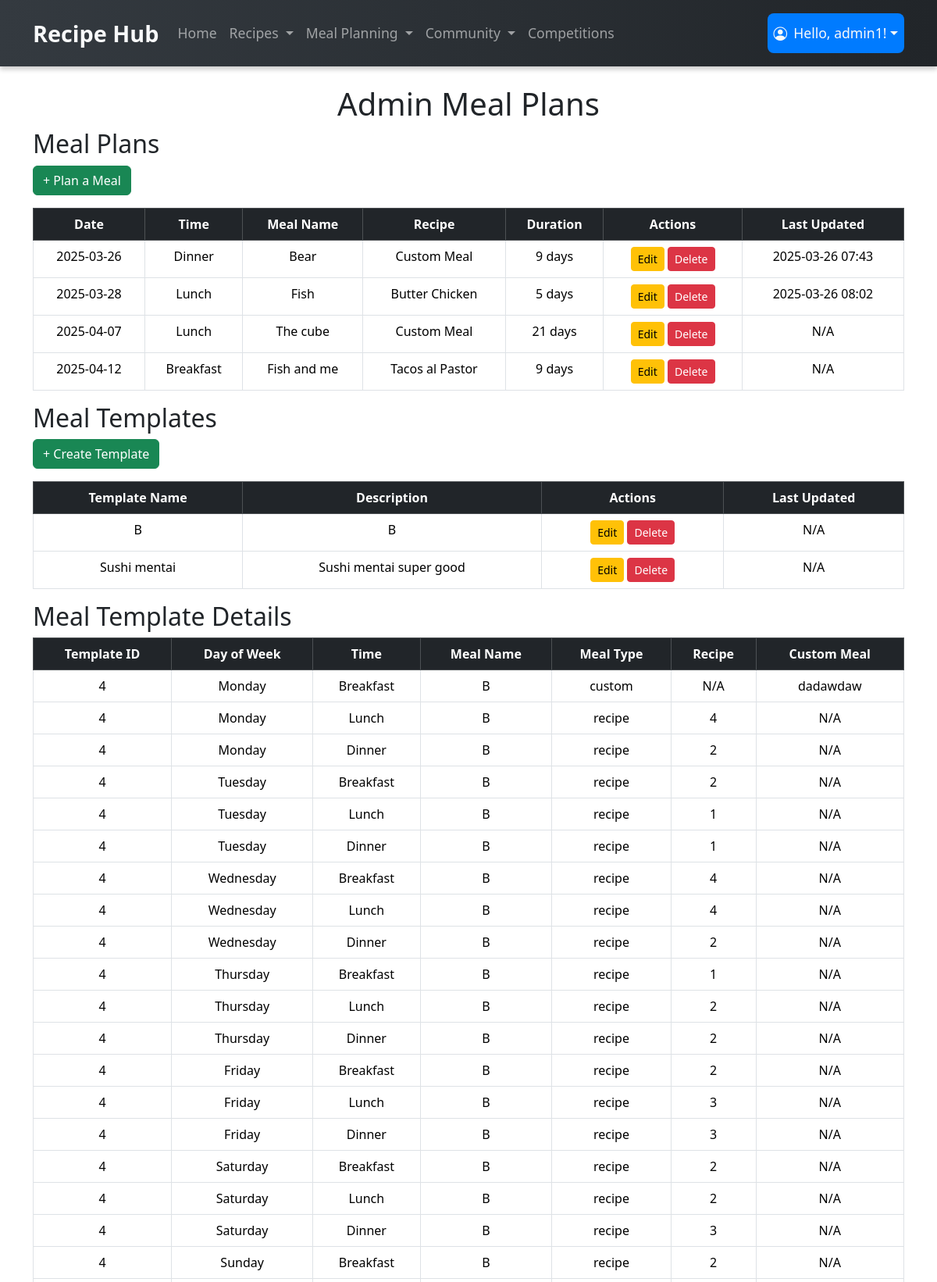
The app's page /meal_planning_module/meal_plan_admin.php (signed in, upper part) with its own data.
### tables this page shows
CREATE TABLE meal_plans (
    meal_id INT AUTO_INCREMENT PRIMARY KEY,
    user_id INT NOT NULL,
    meal_name VARCHAR(255) NOT NULL,
    meal_date DATE NOT NULL,
    meal_time ENUM('Breakfast','Lunch','Dinner') NOT NULL,
    meal_type ENUM('recipe','custom') NOT NULL,
    created_at TIMESTAMP NOT NULL DEFAULT CURRENT_TIMESTAMP,
    recipe_id INT DEFAULT NULL,
    custom_meal VARCHAR(255) DEFAULT NULL,
    duration INT NOT NULL DEFAULT 1 COMMENT 'Number of days this meal is planned for',
    updated_at TIMESTAMP NULL DEFAULT NULL ON UPDATE CURRENT_TIMESTAMP,
    FOREIGN KEY (user_id) REFERENCES User(user_id) ON DELETE CASCADE,
    FOREIGN KEY (recipe_id) REFERENCES Recipe(recipe_id) ON DELETE CASCADE
);

CREATE TABLE Recipe (
    recipe_id INT AUTO_INCREMENT PRIMARY KEY,
    user_id INT NOT NULL,
    cuisine_id INT,
    category_id INT,
    title VARCHAR(100) NOT NULL,
    description TEXT NOT NULL,
    prep_time TIME NOT NULL,
    cook_time TIME NOT NULL,
    servings INT NOT NULL,
    spicy BOOLEAN NOT NULL DEFAULT FALSE,
    image_path VARCHAR(255),
    created_at TIMESTAMP DEFAULT CURRENT_TIMESTAMP,
    updated_at TIMESTAMP DEFAULT CURRENT_TIMESTAMP ON UPDATE CURRENT_TIMESTAMP,
    FOREIGN KEY (user_id) REFERENCES User(user_id) ON DELETE CASCADE,
    FOREIGN KEY (cuisine_id) REFERENCES Cuisine(cuisine_id) ON DELETE SET NULL,
    FOREIGN KEY (category_id) REFERENCES Category(category_id) ON DELETE SET NULL
);

CREATE TABLE meal_template (
    template_id INT AUTO_INCREMENT PRIMARY KEY,
    user_id INT NOT NULL,
    template_name VARCHAR(255) NOT NULL,
    description TEXT DEFAULT NULL,
    created_at TIMESTAMP NOT NULL DEFAULT CURRENT_TIMESTAMP,
    updated_at TIMESTAMP NULL DEFAULT NULL ON UPDATE CURRENT_TIMESTAMP,
    FOREIGN KEY (user_id) REFERENCES User(user_id) ON DELETE CASCADE
);

CREATE TABLE meal_template_details (
    template_detail_id INT AUTO_INCREMENT PRIMARY KEY,
    template_id INT NOT NULL,
    day_of_week ENUM('Monday','Tuesday','Wednesday','Thursday','Friday','Saturday','Sunday') NOT NULL,
    meal_time ENUM('Breakfast','Lunch','Dinner') NOT NULL,
    meal_name VARCHAR(255) NOT NULL,
    meal_type VARCHAR(255) NOT NULL,
    recipe_id INT DEFAULT NULL,
    custom_meal VARCHAR(255) DEFAULT NULL,
    FOREIGN KEY (template_id) REFERENCES meal_template(template_id) ON DELETE CASCADE,
    FOREIGN KEY (recipe_id) REFERENCES Recipe(recipe_id) ON DELETE CASCADE
);

### meal_planning_module/meal_plan_admin.php (the view, shortened to what this page needs)
<?php
include '../user_module/database.php';
$sql = "SELECT mp.*, r.title AS recipe_title FROM meal_plans mp LEFT JOIN recipe r ON mp.recipe_id = r.recipe_id ORDER BY mp.meal_date ASC";
$result = $con->query($sql);
$sql_templates = "SELECT * FROM meal_template ORDER BY created_at ASC";
$result_templates = $con->query($sql_templates);
$sql_template_details = "SELECT * FROM meal_template_details ORDER BY template_id ASC, day_of_week ASC, meal_time ASC";
$result_template_details = $con->query($sql_template_details);
?>
<!DOCTYPE html>
<html lang="en">
<head>
    <link href="https://cdn.jsdelivr.net/npm/bootstrap@5.3.2/dist/css/bootstrap.min.css" rel="stylesheet">
</head>
<body>
    <?php include("../navbar.php"); ?>
    <div class="container mt-4">
        <h1 class="text-center">Admin Meal Plans</h1>
        <h2>Meal Plans</h2>
        <div class="d-flex justify-content-between align-items-center mb-3">
            <a href="meal_plan_add.php" class="btn btn-success">+ Plan a Meal</a>
        </div>
        <table class="table table-bordered text-center">
            <thead class="table-dark">
                <tr>
                    <th>Date</th>
                    <th>Time</th>
                    <th>Meal Name</th>
                    <th>Recipe</th>
                    <th>Duration</th>
                    <th>Actions</th>
                    <th>Last Updated</th>
                </tr>
            </thead>
            <tbody>
                <?php while ($row = $result->fetch_assoc()): ?>
                <tr>
                    <td><?= $row['meal_date'] ?></td>
                    <td><?= $row['meal_time'] ?></td>
                    <td><?= $row['meal_name'] ?></td>
                    <td>
                        <?php if ($row['meal_type'] == 'recipe'): ?>
                        <?= $row['recipe_title'] ?>
                        <?php else: ?>
                        Custom Meal
                        <?php endif; ?>
                    </td>
                    <td><?= $row['duration'] ? $row['duration'] . ' days' : '1 day' ?></td>
                    <td>
                        <a href="meal_plan_edit_admin.php?meal_id=<?= $row['meal_id'] ?>" class="btn btn-warning btn-sm">Edit</a>
                        <a href="meal_plan_delete_admin.php?meal_id=<?= $row['meal_id'] ?>" class="btn btn-danger btn-sm" onclick="return confirm('Are you sure you want to delete this meal?');">Delete</a>
                    </td>
                    <td><?= $row['updated_at'] ? date('Y-m-d H:i', strtotime($row['updated_at'])) : 'N/A' ?></td>
                </tr>
                <?php endwhile; ?>
            </tbody>
        </table>
        <h2>Meal Templates</h2>
        <div class="d-flex justify-content-between align-items-center mb-3">
            <a href="../meal_template_module/add_template.php" class="btn btn-success">+ Create Template</a>
        </div>
        <table class="table table-bordered text-center">
            <thead class="table-dark">
                <tr>
                    <th>Template Name</th>
                    <th>Description</th>
                    <th>Actions</th>
                    <th>Last Updated</th>
                </tr>
            </thead>
            <tbody>
                <?php while ($row = $result_templates->fetch_assoc()): ?>
                <tr>
                    <td><?= $row['template_name'] ?></td>
                    <td><?= $row['description'] ?></td>
                    <td>
                        <a href="edit_template_admin.php?template_id=<?= $row['template_id'] ?>" class="btn btn-warning btn-sm">Edit</a>
                        <a href="delete_template_admin.php?template_id=<?= $row['template_id'] ?>" class="btn btn-danger btn-sm" onclick="return confirm('Are you sure you want to delete this template?');">Delete</a>
                    </td>
                    <td><?= $row['updated_at'] ? date('Y-m-d H:i', strtotime($row['updated_at'])) : 'N/A' ?></td>
                </tr>
                <?php endwhile; ?>
            </tbody>
        </table>
        <h2>Meal Template Details</h2>
        <table class="table table-bordered text-center">
            <thead class="table-dark">
                <tr>
                    <th>Template ID</th>
                    <th>Day of Week</th>
                    <th>Time</th>
                    <th>Meal Name</th>
                    <th>Meal Type</th>
                    <th>Recipe</th>
                    <th>Custom Meal</th>
                </tr>
            </thead>
            <tbody>
                <?php while ($row = $result_template_details->fetch_assoc()): ?>
                <tr>
                    <td><?= $row['template_id'] ?></td>
                    <td><?= $row['day_of_week'] ?></td>
                    <td><?= $row['meal_time'] ?></td>
                    <td><?= $row['meal_name'] ?></td>
                    <td><?= $row['meal_type'] ?></td>
                    <td><?= $row['recipe_id'] ? $row['recipe_id'] : 'N/A' ?></td>
                    <td><?= $row['custom_meal'] ? $row['custom_meal'] : 'N/A' ?></td>
                </tr>
                <?php endwhile; ?>
            </tbody>
        </table>
    </div>
</body>
</html>

### navbar.php (style rules this page uses)
html { overflow-y: scroll; }

### records on screen
meal_plans: meal_date "2025-03-26", meal_time "Dinner", meal_name "Bear", meal_type "Custom Meal", duration "9", updated_at "2025-03-26 07:43"
meal_plans: meal_date "2025-03-28", meal_time "Lunch", meal_name "Fish", recipe.title "Butter Chicken", duration "5", updated_at "2025-03-26 08:02"
meal_plans: meal_date "2025-04-07", meal_time "Lunch", meal_name "The cube", meal_type "Custom Meal", duration "21", shows "N/A"
meal_plans: meal_date "2025-04-12", meal_time "Breakfast", meal_name "Fish and me", recipe.title "Tacos al Pastor", duration "9", shows "N/A"
meal_template: template_name "B", description "B", shows "N/A"
meal_template: template_name "Sushi mentai", description "Sushi mentai super good", shows "N/A"
meal_template_details: template "4", day_of_week "Monday", meal_time "Breakfast", meal_name "B", meal_type "custom", shows "N/A", custom_meal "dadawdaw"
meal_template_details: template "4", day_of_week "Monday", meal_time "Lunch", meal_name "B", meal_type "recipe", recipe "4", shows "N/A"
meal_template_details: template "4", day_of_week "Monday", meal_time "Dinner", meal_name "B", meal_type "recipe", recipe "2", shows "N/A"
meal_template_details: template "4", day_of_week "Tuesday", meal_time "Breakfast", meal_name "B", meal_type "recipe", recipe "2", shows "N/A"
meal_template_details: template "4", day_of_week "Tuesday", meal_time "Lunch", meal_name "B", meal_type "recipe", recipe "1", shows "N/A"
meal_template_details: template "4", day_of_week "Tuesday", meal_time "Dinner", meal_name "B", meal_type "recipe", recipe "1", shows "N/A"
meal_template_details: template "4", day_of_week "Wednesday", meal_time "Breakfast", meal_name "B", meal_type "recipe", recipe "4", shows "N/A"
meal_template_details: template "4", day_of_week "Wednesday", meal_time "Lunch", meal_name "B", meal_type "recipe", recipe "4", shows "N/A"
meal_template_details: template "4", day_of_week "Wednesday", meal_time "Dinner", meal_name "B", meal_type "recipe", recipe "2", shows "N/A"
meal_template_details: template "4", day_of_week "Thursday", meal_time "Breakfast", meal_name "B", meal_type "recipe", recipe "1", shows "N/A"
meal_template_details: template "4", day_of_week "Thursday", meal_time "Lunch", meal_name "B", meal_type "recipe", recipe "2", shows "N/A"
meal_template_details: template "4", day_of_week "Thursday", meal_time "Dinner", meal_name "B", meal_type "recipe", recipe "2", shows "N/A"
meal_template_details: template "4", day_of_week "Friday", meal_time "Breakfast", meal_name "B", meal_type "recipe", recipe "2", shows "N/A"
meal_template_details: template "4", day_of_week "Friday", meal_time "Lunch", meal_name "B", meal_type "recipe", recipe "3", shows "N/A"
meal_template_details: template "4", day_of_week "Friday", meal_time "Dinner", meal_name "B", meal_type "recipe", recipe "3", shows "N/A"
meal_template_details: template "4", day_of_week "Saturday", meal_time "Breakfast", meal_name "B", meal_type "recipe", recipe "2", shows "N/A"
meal_template_details: template "4", day_of_week "Saturday", meal_time "Lunch", meal_name "B", meal_type "recipe", recipe "2", shows "N/A"
meal_template_details: template "4", day_of_week "Saturday", meal_time "Dinner", meal_name "B", meal_type "recipe", recipe "3", shows "N/A"
meal_template_details: template "4", day_of_week "Sunday", meal_time "Breakfast", meal_name "B", meal_type "recipe", recipe "2", shows "N/A"

### other values on screen
$_SESSION['username'] "admin1"
